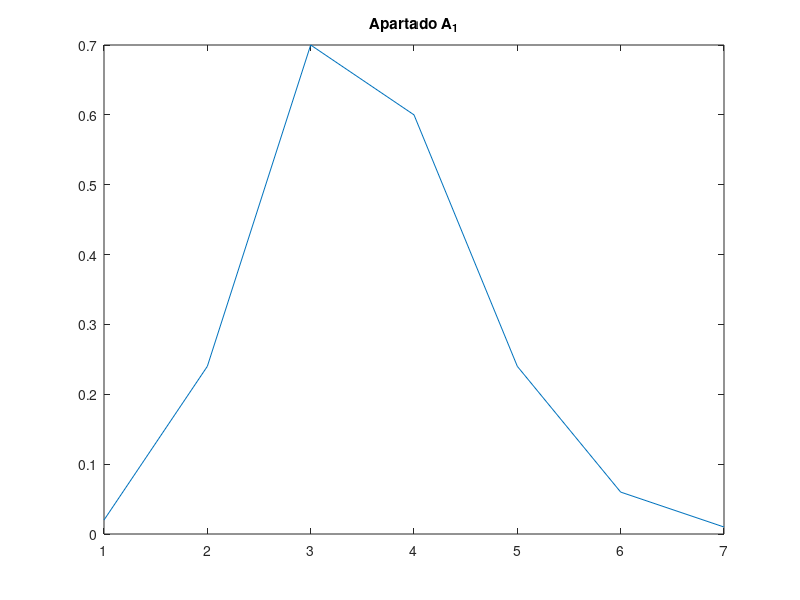
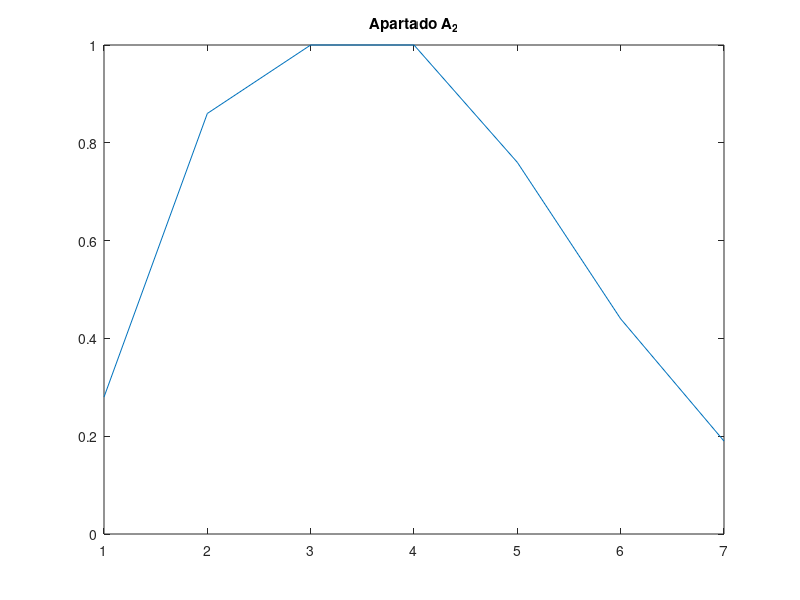
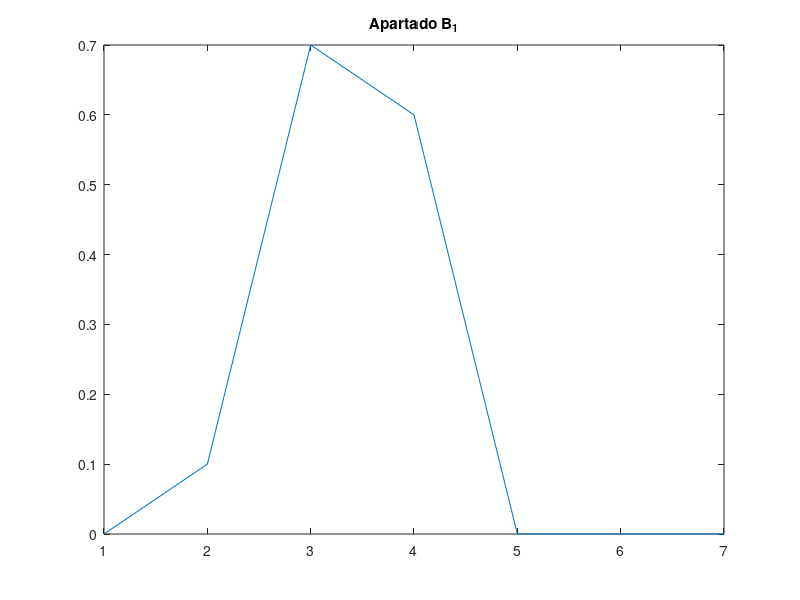
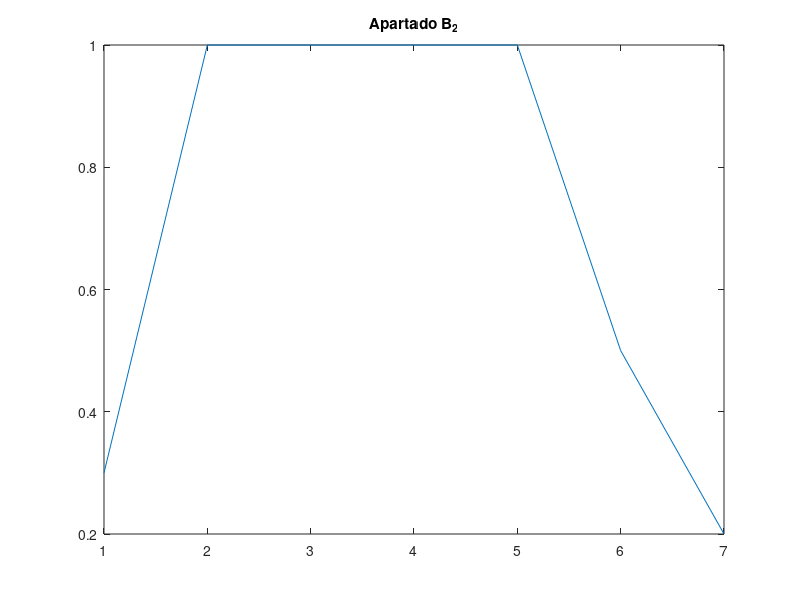

Write the MATLAB code that produced these figures, in order.
A=1:7;
muA=[0.1 0.3 0.7 1 0.6 0.2 0.1];
B=1:7;
muB=[0.2 0.8 1 0.6 0.4 0.3 0.1];

figure;
plot((muA.*muB));
title("Apartado A_1");
hold on;

figure;
plot((muA+muB)-muA.*muB);
title("Apartado A_2");
hold on;

figure;
plot(max(0,muA+muB-1));
title("Apartado B_1");
hold on;

figure;
plot(min(1,muA+muB));
title("Apartado B_2");
hold on;